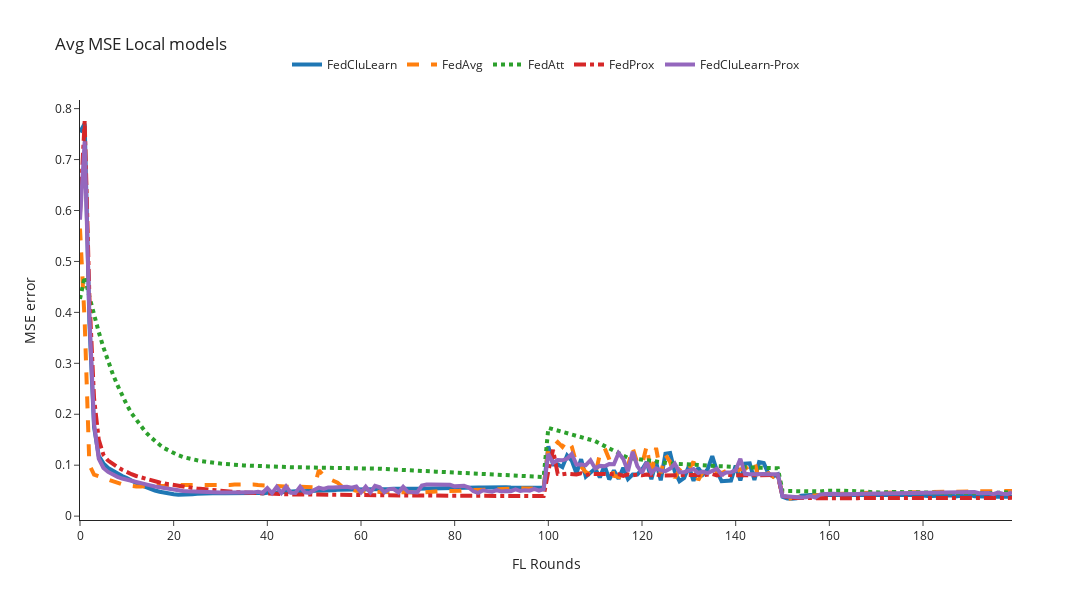

Source (notebook cell):
### Code cell
mse_column = 'mse'
n_rounds, y = preprocessing_results(filenames=local_filenames, mse_column=mse_column)
plot_plotly(n_rounds, y, title='Avg MSE Local models', y_axis_title=f'{mse_column.upper()} error', y_axis_max=0.3)

### Figure 1 — Plotly figure (JSON) as saved in the notebook; plotly's stock layout.template omitted (floating-point values rounded to 4 significant figures; data arrays with more than 128 entries replaced by an {"elided": "..."} marker saying what was removed)
{"data": [{"line": {"dash": "solid", "width": 4}, "mode": "lines", "name": "FedCluLearn", "type": "scatter", "x": {"elided": "201 int values"}, "y": {"elided": "200 float values"}}, {"line": {"dash": "dash", "width": 4}, "mode": "lines", "name": "FedAvg", "type": "scatter", "x": {"elided": "201 int values"}, "y": {"elided": "200 float values"}}, {"line": {"dash": "dot", "width": 4}, "mode": "lines", "name": "FedAtt", "type": "scatter", "x": {"elided": "201 int values"}, "y": {"elided": "200 float values"}}, {"line": {"dash": "dashdot", "width": 4}, "mode": "lines", "name": "FedProx", "type": "scatter", "x": {"elided": "201 int values"}, "y": {"elided": "200 float values"}}, {"line": {"dash": "solid", "width": 4}, "mode": "lines", "name": "FedCluLearn-Prox", "type": "scatter", "x": {"elided": "201 int values"}, "y": {"elided": "200 float values"}}], "layout": {"height": 600, "legend": {"orientation": "h", "x": 0.5, "xanchor": "center", "y": 1.05, "yanchor": "bottom"}, "title": {"text": "Avg MSE Local models"}, "width": 1200, "xaxis": {"autorange": true, "range": [0, 199], "title": {"text": "FL Rounds"}, "type": "linear"}, "yaxis": {"autorange": true, "range": [-0.007569, 0.8169], "title": {"text": "MSE error"}, "type": "linear"}}}
